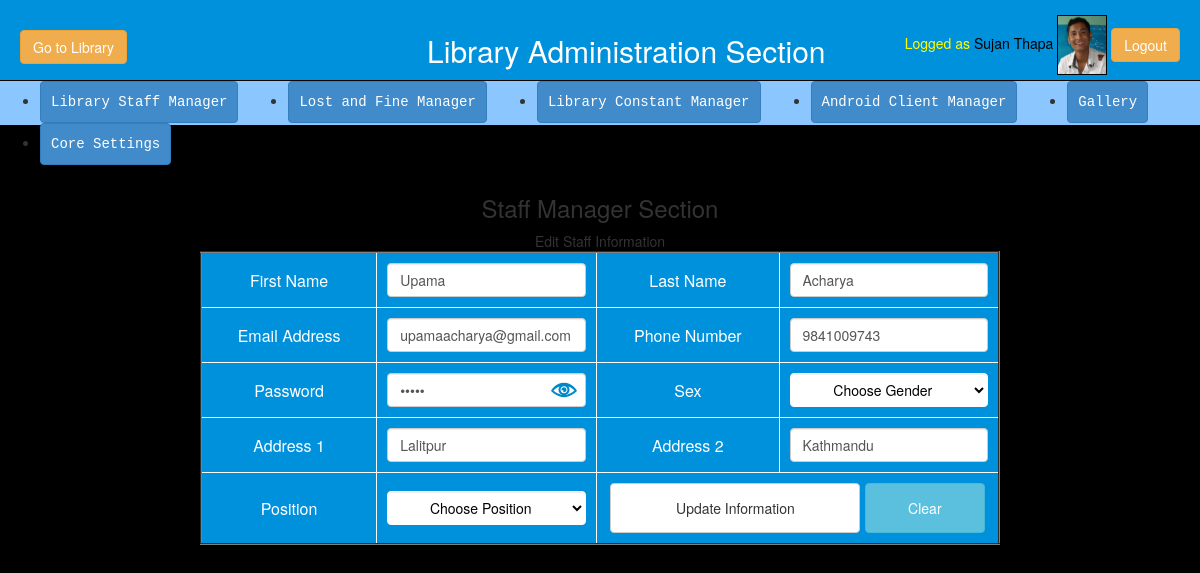
The page /admin/index.php?page=staff-manager&action=edit&user=upamaacharya@gmail.com (signed in) on the database its author committed.
### tables this page shows
CREATE TABLE IF NOT EXISTS `staffs_info` (
  `fname` varchar(255) NOT NULL,
  `lname` varchar(255) NOT NULL,
  `email` varchar(255) NOT NULL,
  `password` varchar(255) NOT NULL,
  `phone` varchar(255) NOT NULL,
  `sex` varchar(255) NOT NULL,
  `temporary_address` varchar(255) DEFAULT NULL,
  `permanent_address` varchar(255) DEFAULT NULL,
  `position` varchar(255) DEFAULT NULL,
  `date_joined` varchar(255) NOT NULL,
  `staff_image` varchar(255) NOT NULL,
  PRIMARY KEY (`email`)
);

### admin/pages/staff-manager/edit-staff.php (the view, shortened to what this page needs)
<?php
        $id = $_GET['user'];
        $user_query = "select * from staffs_info where email = '$id' ";
        $user_result = mysql_query($user_query) or die(mysql_error());
        $row = mysql_fetch_assoc($user_result);
?>
<center>Edit Staff Information</center>
<?php
echo'<div class="signup_form">';
			echo"<form name=\"signup\" method=\"POST\" action=".site_url."/admin/actions.php?user=".$id.">";
					echo "<table align=\"center\" border=\"2px\" bgcolor=\"white\">
						<tr>
							<th>
								First Name
							</th>
							<td>
								<input value=".$row['fname']." type=\"text\" name=\"fname\"  class=\"form-control\" required autofocus placeholder=\"First Name\">
							</td>
							<th>
								Last Name
							</th>
							<td>
								<input value=".$row['lname']." type=\"text\" name=\"lname\"  class=\"form-control\" required autofocus placeholder=\"Last Name\">
							</td>
						</tr>
						<tr>
							<th>
								Email Address
							</th>
							<td>
								<input value=".$row['email']." type=\"email\" name=\"email\"  class=\"form-control\" required autofocus placeholder=\"Email\">
							</td>
							<th>
								Phone Number
							</th>
							<td>
								<input value=".$row['phone']." type=\"number\" name=\"phone\"  class=\"form-control\" required autofocus placeholder=\"Mobile Number\">
							</td>
						</tr>
						<tr>
							<th>
								Password
							</th>
							<td>
								<input value=".$row['password']." type=\"password\" name=\"password\"  class=\"form-control\" required autofocus placeholder=\"Password\">
							</td>
							<th>
								Sex
							</th>
							<td>
								<select name =\"sex\" class=\"form-control\" required autofocus >
									<option value =\"-1\" selected = \"selected\">Choose Gender</option>
								</select>
							</td>
						</tr>
						<tr>
							<th>
								Address 1
							</th>
							<td>
								<input value=".$row['temporary_address']." type=\"text\" name=\"add1\"  class=\"form-control\" required autofocus placeholder=\"Temporary Address\">
							</td>
							<th>
								Address 2
							</th>
							<td>
								<input value=".$row['permanent_address']." type=\"text\" name=\"add2\"  class=\"form-control\" required autofocus placeholder=\"Permanent Address\">
							</td>
						</tr>
						<tr>
							<th>
								Position
							</th>
							<td>
								<select  name=\"position\"  class=\"form-control\" required autofocus placeholder=\"Position\">
									<option value=\"Null\">Choose Position</option>
								</select>
							</td>
							<td colspan = \"2\">
								<input class=\"btn btn-default\" type=\"submit\" name=\"editstaff\" value=\"Update Information\">
								<input class=\"btn btn-info\" type=\"reset\" name=\"reset\" value=\"Clear\">
							</td>
						</tr>";
		echo '</div>';
?>

### admin/boxes/header.php (shortened to what this page needs)
<div class="header">
     <a title="Back to Library" class="back_link btn btn-warning" href="<?php echo site_url;?>" >Go to Library</a>
     <div class="site_title"> <center><a id="none" href="<?php echo site_url;?>/admin">Library Administration Section</a></center></div>
     <div class="logout_link">
          	<?php
				$email = $_SESSION['email'];
				$data = mysql_fetch_array(mysql_query("SELECT * from staffs_info where email = '$email'"));
			?>
     	<font color="yellow">
        	Logged as
        </font>
        <a title="View Profile" id="edit" href="<?php echo site_url;?>/index.php?action=staffdetails&email=<?php echo $_SESSION['email'];?>" >
        	<?php echo $_SESSION['fname'].' '.$_SESSION['lname'];?>
        </a>
        <a title="Enlarge Image" class="fancybox" href="<?php echo site_url; ?>/source/images/staffs/<?php echo $data['staff_image']; ?>">
	        <img title="Photo" height="60" width="50" src="<?php echo site_url; ?>/source/images/staffs/<?php echo $data['staff_image']; ?>" />
        </a>
	    <a title="Logout" class=" btn btn-warning" href="logout.php" onclick="return logout()" >
        	Logout
        </a>
      </div>
</div>
<div class="menu">
	<ul>
	   <li><a class = "btn btn-primary" href="<?php echo site_url;?>/admin/index.php?page=staff-manager">Library Staff Manager</a></li>
	   <li><a class = "btn btn-primary" href="<?php echo site_url;?>/admin/index.php?page=lostfine-manager">Lost and Fine Manager</a></li>
       <li><a class = "btn btn-primary" href="<?php echo site_url;?>/admin/index.php?page=libcons-manager">Library Constant Manager</a></li>
       <li><a class = "btn btn-primary" href="<?php echo site_url;?>/admin/index.php?page=android-manager">Android Client Manager</a></li>
       <li><a class = "btn btn-primary" href="<?php echo site_url;?>/admin/index.php?page=gallery-manager">Gallery</a></li>
       <li><a class = "btn btn-primary" href="<?php echo site_url;?>/admin/index.php?page=core-manager">Core Settings</a></li>
     </ul>
 </div>

### source/css/admin.css (style rules this page uses)
#none { text-decoration:none; color:white; }
.fineForm input[type=submit],input[type=reset] { width:100%; }
#edit { color:black; }
body { margin:0 auto; font-family:sans-serif; }
.header { background:#0091dd; height:100px; }
.site_title { margin-left:300px; float:left; margin-top:30; font-size:30px; text-align:center; color:#fff; }
.logout_link { margin-top:15px; float:right; margin-right:20px; color: white; text-decoration:none; }
.logout_link img { border:solid black 1px; }
.back_link { float:left; margin-top:30px; margin-left:20px; font-size:20px; font-weight:bold; color: white; text-decoration:none; }
.menu { background: #8CC6FF; height:44px; margin-top:-9px; }
.menu li { text-align:center; float:left; padding-right:50px; }
.menu li a { font-family:"Courier New", Courier, monospace; color:white; text-decoration: none; padding:10px; }

### source/css/css_1.css (style rules this page uses)
#edit { color:black; }
.signup_form table { text-align:center; width:800px; background:#0091dd; color:white; font-weight:normal; }
.signup_form table th,td { text-align:center;padding:5px; border:1px solid white; font-weight:normal; }
.signup_form select { text-align:center; color:black; text-align:center;padding:5px; border:1px solid white; font-weight:normal; }
.signup_form table input[TYPE=SUBMIT] { text-align:center; width:250; height:50px; }
.signup_form table input[TYPE=RESET] { text-align:center; width:120; height:50px; }
.editmemberdetails_form table th,td { text-align:center; font-weight:normal; border:1px solid white; text-align:center; }
.editbookdetails_form table th,td { text-align:center; font-weight:normal; border:1px solid white; text-align:center; }
.deletemember_form table th,td { text-align:center; padding:10px; width:220px; border:1px solid white; }
.editmember_form table th,td { text-align:center; padding:10px; width:220px;height:50px; border:1px solid white; }
.addmember_form table th,td { text-align:center; width:200px; font-weight:normal; border:1px solid white; text-align:center; }
.deletebook_form table th,td { text-align:center; padding:10px; width:220px; border:1px solid white; }
.editbookinfo table th,td { text-align:center; padding:0px; width:200px;height:auto; border:1px solid white; }
.return table th,td { text-align:center; padding:10px; width:220px; border:1px solid white; }
.issue table th,td { text-align:center; padding:10px; width:220px; border:1px solid white; }
.header { background:#0091DD; height:80px;color:white; width:auto; }
body { background-image:url(../images/background.png); background-repeat:repeat; margin:0 auto; padding:0px; }

### rows shown on the page
staffs_info: staff_image (picture)
staffs_info: fname "Upama", lname "Acharya", email "upamaacharya@gmail.com", phone "9841009743", add1 "Lalitpur", add2 "Kathmandu"

### other values the page prints
$_SESSION['fname'] "Sujan"
$_SESSION['lname'] "Thapa"
